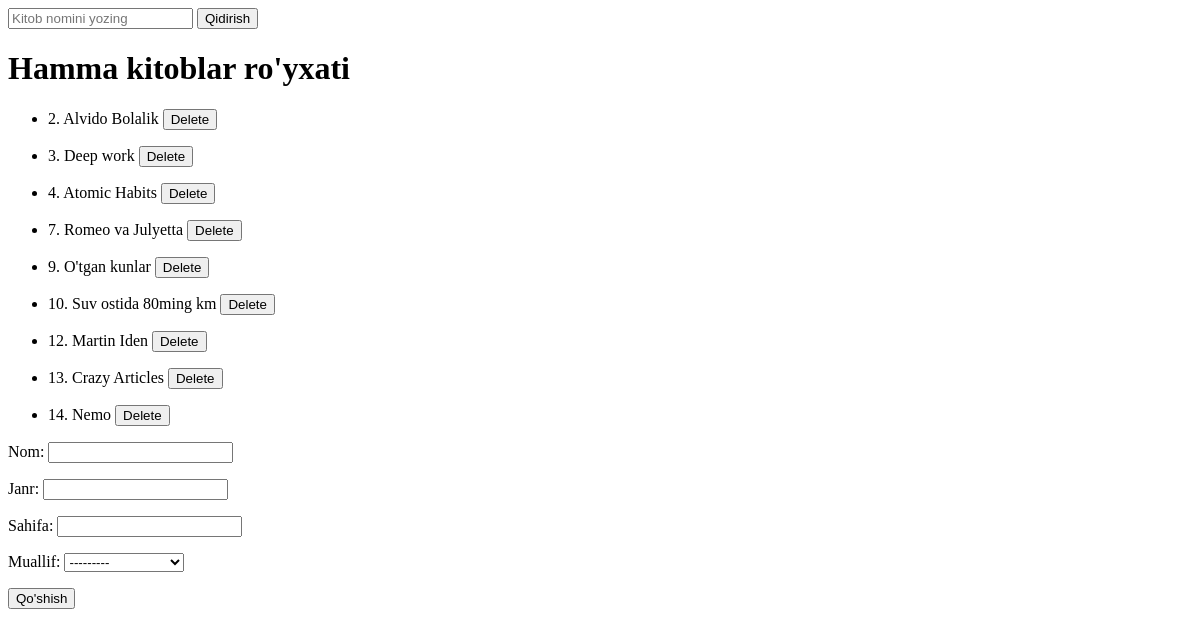
/books/, run on an earlier commit of the app's database.
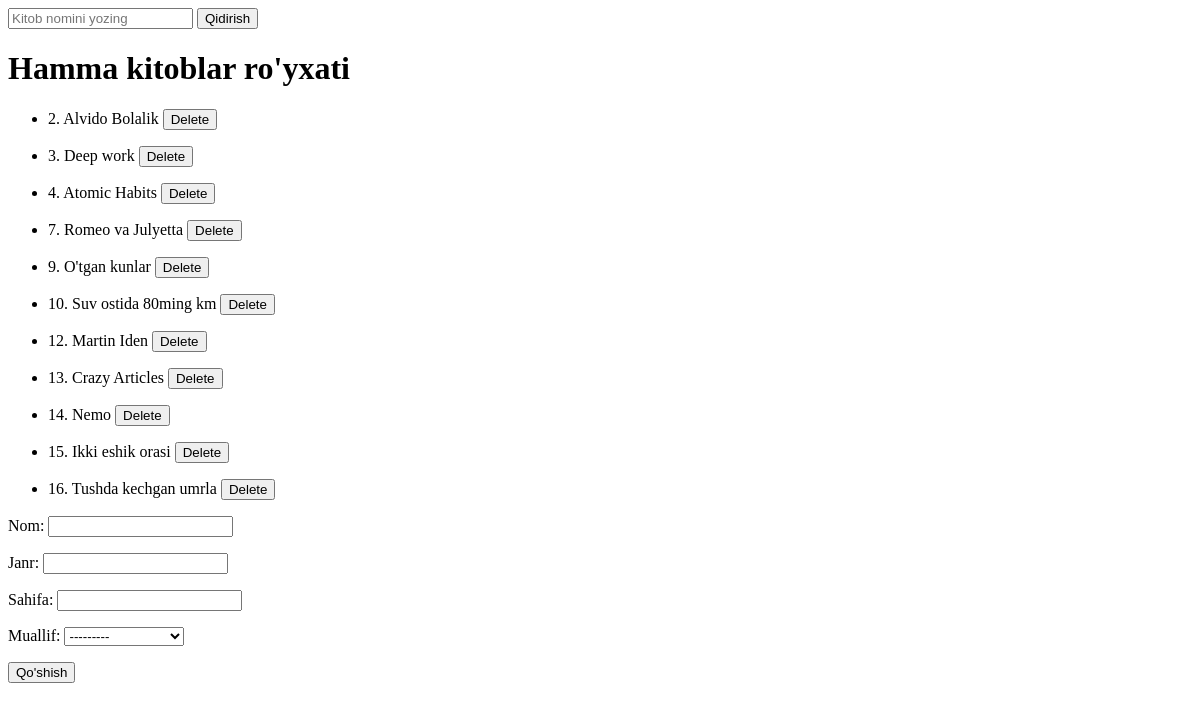
And on a later commit of the database.
### Asosiy/models.py (models this page shows, shortened)
class Kitob(models.Model):
    nom=models.CharField(max_length=20)
    janr=models.CharField(max_length=20)
    sahifa=models.PositiveIntegerField()
    muallif=models.ForeignKey(Muallif, on_delete=models.CASCADE)

### Asosiy/views.py (the view)
# urls.py: path('books/', all_books),
def all_books(request):
    if request.method == "POST":
        d=KitobForm(request.POST)
        if d.is_valid():
            d.save()
        return redirect("/books/")
    data = {
        "mualliflar": Muallif.objects.all(),
        "books": Kitob.objects.all(),
        "form": KitobForm()
    }
    return render(request, 'kitoblar.html', data)

### Asosiy/forms.py
class KitobForm(forms.ModelForm):
    class Meta:
        model=Kitob
        fields= '__all__'

### Asosiy/models.py (called while the page is built)
    def __str__(self):
        return self.ism

### templates/kitoblar.html (shortened to what this page needs)
<!DOCTYPE html>
<html lang="en">
<head>
</head>
<body>
    <form>
        <input name="nomi" type="text" placeholder="Kitob nomini yozing">
        <button>Qidirish</button>
    </form>
    <h1>Hamma kitoblar ro'yxati</h1>
    {%for book in books %}
    <ul>
        <li>
            {{book.id}}. {{book.nom}}  <a href="/kitob_ochirish/{{book.id}}/"><button>Delete</button></a>
        </li>
    </ul>
    {%endfor%}
    <form method="post">{%csrf_token%}
        {{form.as_p}}
        <button>Qo'shish</button>
    </form>
</body>
</html>

What changed in the data, as far as the page shows it:
added Kitob: id "15", nom "Ikki eshik orasi"
added Kitob: id "16", nom "Tushda kechgan umrla"
